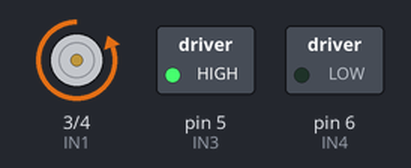
The sketch below on a simulated Arduino Uno, built with avr-gcc and run on an emulated ATmega328P. On the bench: motor-driver pin pairs drawn as motors (green arrow = first pin HIGH = forward, orange = second pin HIGH = backward, longer = more drive), switched loads named in the sketch (green lamp = pin HIGH).

Above: at 0.5 s.
Timing chart, 0 to 3.0 s (numbered marks = the images above):
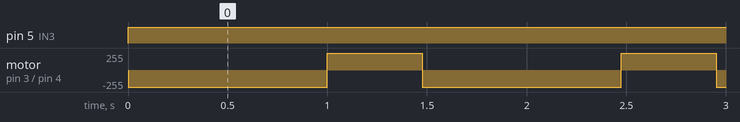

The sketch:

automated-mini-car.ino
```cpp
//Programa : Controle 2 motores DC usando Ponte H L298N
//Autor : FILIPEFLOP

//Definicoes pinos Arduino ligados a entrada da Ponte H
int IN1 = 3;
int IN2 = 4;
int IN3 = 5;
int IN4 = 6;

int TEMPO_DE_GIRO = 475;

void setup()
{
  //Define os pinos como saida
 pinMode(IN1, OUTPUT);
 pinMode(IN2, OUTPUT);
 pinMode(IN3, OUTPUT);
 pinMode(IN4, OUTPUT);
}

void loop()
{
  frente();
  direita();
}

void frente() {
  motorAFrente();
  motorBFrente();
  delay(1000);
}

void tras() {
  motorATras();
  motorBTras();
  delay(1000);
}

void direita() {
  motorATras();
  motorBFrente();
  delay(TEMPO_DE_GIRO);
}

void esquerda() {
  motorAFrente();
  motorBTras();
  delay(TEMPO_DE_GIRO);
}

void motorAFrente() {
 digitalWrite(IN1, LOW);
 digitalWrite(IN2, HIGH);
}

void motorBFrente() {
 digitalWrite(IN3, HIGH);
 digitalWrite(IN4, LOW);
}

void motorATras() {
 digitalWrite(IN1, HIGH);
 digitalWrite(IN2, LOW);
}

void motorBTras() {
 digitalWrite(IN3, LOW);
 digitalWrite(IN4, HIGH);
}
```

Measured:
- by itself, pin 5 (IN3): LOW → HIGH at 0.00 s
- by itself, motor on pin 3 (IN1) / pin 4 (IN2): alternates forward 255/255 for 0.48 s and backward 255/255 for 1.0 s
